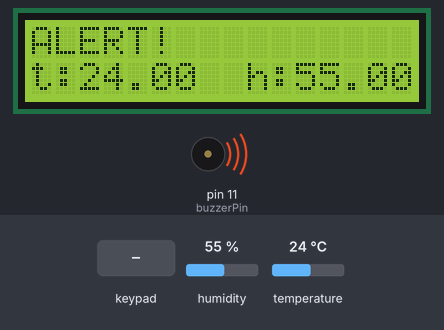
Simulated run of this sketch. Board: Arduino Uno, built with avr-gcc and run on an emulated ATmega328P. Parts: 16×2 character LCD, buzzer (waves = sounding, pin HIGH). The inputs (shaded band) are chosen by the test bench; at power-on: humidity 55 %, temperature 24 °C. What the sketch prints to the serial monitor is not drawn.

Above: at 3.3 s.
3.4 s: key 'A' pressed
At 4.9 s:
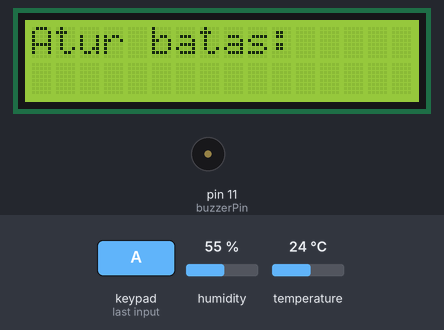
5.2 s: keypad keys 9 8 7 6 * pressed 0.76 s apart
At 9.6 s:
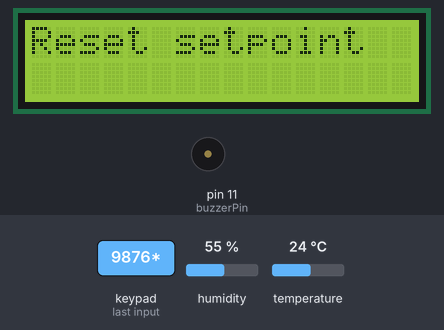
10.5 s: keypad keys 9 8 7 6 # pressed 0.76 s apart
At 14.9 s:
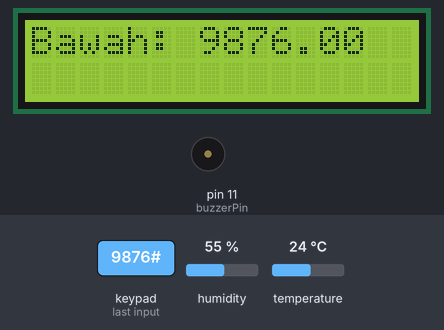
15.8 s: key '#' pressed
At 16.7 s:
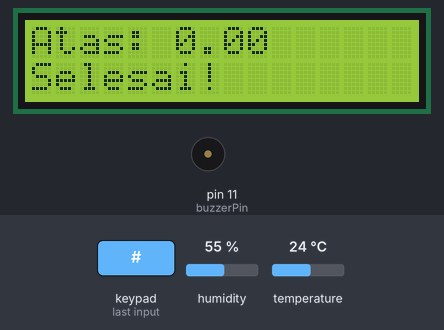
19.3 s: humidity set to 22 %
At 20.8 s:
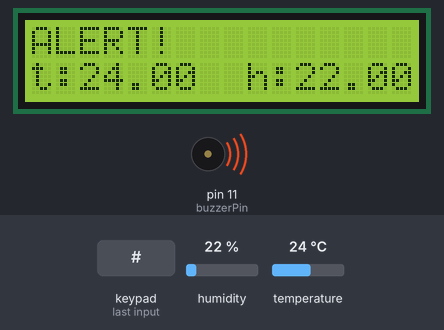
21.5 s: temperature set to 12 °C
At 22.6 s:
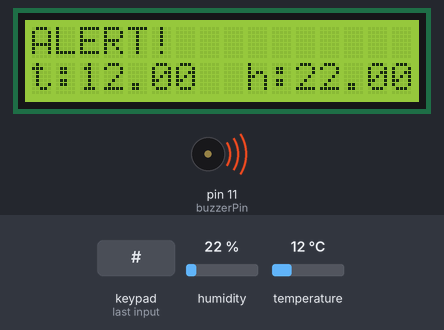
Timing chart, 0 to 24.5 s (numbered marks = the images above; inputs shaded):
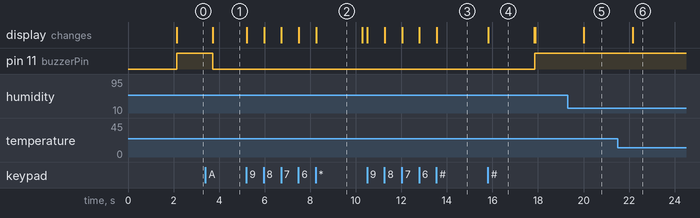

Measured:
- after the input at 3.4 s, pin 11 (buzzerPin): HIGH → LOW after 0.33 s; the display: changes after 0.33 s (image 1)
- after the input at 5.2 s, the display: first changes at once (image 2 shows a later state)
- after the input at 10.5 s, the display: first changes at once (image 3 shows a later state)
- after the input at 15.8 s, pin 11 (buzzerPin): LOW → HIGH after 2.1 s; the display: changes at once (image 4)
- after the input at 19.3 s, the display: changes after 0.72 s (image 5)
- after the input at 21.5 s, the display: changes after 0.66 s (image 6)
- what the display in image 2 shows lasts 2.0 s, from 8.3 s to 10.3 s

The sketch:

setpoint_untuk_kerjaan.ino
```cpp
#include <LiquidCrystal_I2C.h>
#include <Wire.h>
#include <Keypad.h>
#include "DHT.h"
//konfigurasi pin dht yang digunakan dan tipe dht yang digunakan
#define DHTPIN 12      // DHT PIN 2
#define DHTTYPE DHT22  // DHT 22  (AM2302), AM2321
DHT dht(DHTPIN, DHTTYPE);
// Konfigurasi LCD
LiquidCrystal_I2C lcd(0x27, 16, 2);
//variabel yang digunakan pada dht
// Konfigurasi keypad
const byte ROWS = 4;  // Jumlah baris
const byte COLS = 4;  // Jumlah kolom
char keys[ROWS][COLS] = {
  { '1', '2', '3', 'A' },
  { '4', '5', '6', 'B' },
  { '7', '8', '9', 'C' },
  { '*', '0', '#', 'D' }
};
byte rowPins[ROWS] = { 9, 8, 7, 6 };  // Pin untuk baris
byte colPins[COLS] = { 5, 4, 3, 2 };  // Pin untuk kolom

Keypad keypad = Keypad(makeKeymap(keys), rowPins, colPins, ROWS, COLS);

const int buzzerPin = 11;  // Pin untuk buzzer
double h, t;
float batasAtas = 0.0;      // Batas atas
float batasBawah = 0.0;     // Batas bawah
bool setBatasBawah = true;  // Menentukan apakah sedang set batas bawah
bool Mulai;      // Mode pengaturan atau pembacaan
String input = "";          // String sementara untuk menyimpan input keypad

void setup() {
  Serial.begin(9600);
  lcd.init();
  dht.begin();
  lcd.backlight();
  pinMode(buzzerPin, OUTPUT);
  digitalWrite(buzzerPin, LOW);

  lcd.setCursor(0, 0);
  lcd.print("Set batas sensor");
  lcd.setCursor(2, 1);
  lcd.print("DHT22");
  delay(2000);
  lcd.clear();

  lcd.setCursor(0, 0);
  lcd.print("A: Setpoint");
  lcd.setCursor(0, 1);
  lcd.print("B: Sensor");

}

void loop() {
  // Membaca input dari keypad
  char key = keypad.getKey();
  if (key) {
    if (key == 'A') {  // Masuk ke mode pengaturan
      Mulai = true;
      lcd.clear();
      lcd.setCursor(0, 0);
      lcd.print("Atur batas:");
    } else if (key == 'B') {  // Masuk ke mode pembacaan sensor
      Mulai = false;
      lcd.clear();
      lcd.setCursor(0, 0);
      lcd.print("Baca sensor:");
    } else if (key == 'C') {
      digitalWrite(buzzerPin, LOW);
    }
  }
  // Mode pengaturan (Set batas)
  if (Mulai) {
    digitalWrite(buzzerPin, LOW);
    if (key >= '0' && key <= '9') {  // Jika tombol angka ditekan
      input += key;                  // Tambahkan angka ke input
      lcd.setCursor(0, 1);
      lcd.print("Input: " + input);
    } else if (key == '#') {  // Tombol '#' untuk konfirmasi input
      if (setBatasBawah) {
        batasBawah = input.toFloat();  // Konversi input ke integer
        lcd.clear();
        lcd.setCursor(0, 0);
        lcd.print("Bawah: " + String(batasBawah));
        setBatasBawah = false;  // Pindah ke set batas atas
      } else {
        batasAtas = input.toFloat();  // Konversi input ke integer
        lcd.clear();
        lcd.setCursor(0, 0);
        lcd.print("Atas: " + String(batasAtas));
        lcd.setCursor(0, 1);
        lcd.print("Selesai!");
        delay(2000);
        lcd.clear();
        lcd.print("B: Sensor Mode");
        setBatasBawah = true;  // Reset ke pengaturan bawah untuk selanjutnya
        Mulai = false;         // Kembali ke mode pembacaan
      }
      input = "";             // Reset input
    } else if (key == '*') {  // Tombol '*' untuk reset
      lcd.clear();
      lcd.setCursor(0, 0);
      lcd.print("Reset setpoint");
      setBatasBawah = true;
      input = "";
      delay(2000);
      lcd.clear();
      lcd.print("A: Setpoint");
      lcd.setCursor(0, 1);
      lcd.print("B: Sensor");
    }
  } else {  // Mode pembacaan sensor
    h = dht.readHumidity();
    // Read temperature as Celsius (the default)
    t = dht.readTemperature();

    // Check if any reads failed and exit early (to try again).
    if (isnan(h) || isnan(t)) {
      Serial.println("Failed to read from DHT sensor!");
      digitalWrite(buzzerPin, HIGH);  // Buzzer menyala untuk memberi tahu masalah
      delay(1000);
      digitalWrite(buzzerPin, LOW);
      return;
    }
    lcd.setCursor(0, 1);
    lcd.print("t:");
    lcd.print(t);
    lcd.print("  ");
    lcd.print("h:");
    lcd.print(h);

    Serial.print("Temperature: ");
    Serial.print(t);
    Serial.print(" *C\t");
    Serial.print("Humidity: ");
    Serial.print(h);
    Serial.println(" %");
    digitalWrite(buzzerPin, LOW);
    if (t > batasAtas || t < batasBawah) {
      digitalWrite(buzzerPin, HIGH);  // Nyalakan buzzer
      lcd.setCursor(0, 0);
      lcd.print("ALERT!          ");
    } else {
      digitalWrite(buzzerPin, LOW);  // Matikan buzzer
      lcd.setCursor(0, 0);
      lcd.print("Normal          ");
    }
    delay(500);  // Delay untuk pembaruan pembacaan
  }
}
```
